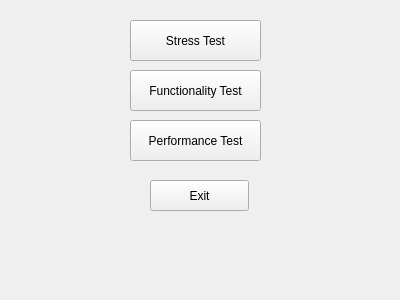
<?xml version="1.0" encoding="UTF-8"?>
<ui version="4.0">
 <class>TestSelectionWidget</class>
 <widget class="QWidget" name="TestSelectionWidget">
  <property name="geometry">
   <rect>
    <x>0</x>
    <y>0</y>
    <width>400</width>
    <height>300</height>
   </rect>
  </property>
  <property name="windowTitle">
   <string>Form</string>
  </property>
  <widget class="QPushButton" name="pushButton">
   <property name="geometry">
    <rect>
     <x>130</x>
     <y>20</y>
     <width>131</width>
     <height>41</height>
    </rect>
   </property>
   <property name="text">
    <string>Stress Test</string>
   </property>
  </widget>
  <widget class="QPushButton" name="pushButton_2">
   <property name="geometry">
    <rect>
     <x>130</x>
     <y>70</y>
     <width>131</width>
     <height>41</height>
    </rect>
   </property>
   <property name="text">
    <string>Functionality Test</string>
   </property>
  </widget>
  <widget class="QPushButton" name="pushButton_3">
   <property name="geometry">
    <rect>
     <x>130</x>
     <y>120</y>
     <width>131</width>
     <height>41</height>
    </rect>
   </property>
   <property name="text">
    <string>Performance Test</string>
   </property>
  </widget>
  <widget class="QPushButton" name="pushButton_4">
   <property name="geometry">
    <rect>
     <x>150</x>
     <y>180</y>
     <width>99</width>
     <height>31</height>
    </rect>
   </property>
   <property name="text">
    <string>Exit</string>
   </property>
  </widget>
 </widget>
 <resources/>
 <connections/>
</ui>
